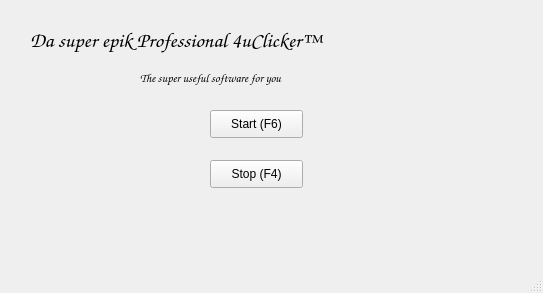
<?xml version="1.0" encoding="UTF-8"?>
<ui version="4.0">
 <class>MainWindow</class>
 <widget class="QMainWindow" name="MainWindow">
  <property name="geometry">
   <rect>
    <x>0</x>
    <y>0</y>
    <width>543</width>
    <height>293</height>
   </rect>
  </property>
  <property name="windowTitle">
   <string>MainWindow</string>
  </property>
  <widget class="QWidget" name="centralwidget">
   <widget class="QLabel" name="label">
    <property name="geometry">
     <rect>
      <x>30</x>
      <y>20</y>
      <width>561</width>
      <height>41</height>
     </rect>
    </property>
    <property name="font">
     <font>
      <family>Comic Sans MS</family>
      <pointsize>16</pointsize>
     </font>
    </property>
    <property name="text">
     <string>Da super epik Professional 4uClicker™</string>
    </property>
   </widget>
   <widget class="QLabel" name="label_2">
    <property name="geometry">
     <rect>
      <x>140</x>
      <y>70</y>
      <width>231</width>
      <height>16</height>
     </rect>
    </property>
    <property name="font">
     <font>
      <family>Comic Sans MS</family>
     </font>
    </property>
    <property name="text">
     <string>The super useful software for you</string>
    </property>
   </widget>
   <widget class="QPushButton" name="pushButton">
    <property name="geometry">
     <rect>
      <x>210</x>
      <y>110</y>
      <width>93</width>
      <height>28</height>
     </rect>
    </property>
    <property name="text">
     <string>Start (F6)</string>
    </property>
   </widget>
   <widget class="QPushButton" name="pushButton_2">
    <property name="geometry">
     <rect>
      <x>210</x>
      <y>160</y>
      <width>93</width>
      <height>28</height>
     </rect>
    </property>
    <property name="text">
     <string>Stop (F4)</string>
    </property>
   </widget>
  </widget>
  <widget class="QMenuBar" name="menubar">
   <property name="geometry">
    <rect>
     <x>0</x>
     <y>0</y>
     <width>543</width>
     <height>26</height>
    </rect>
   </property>
  </widget>
  <widget class="QStatusBar" name="statusbar"/>
 </widget>
 <resources/>
 <connections/>
</ui>
